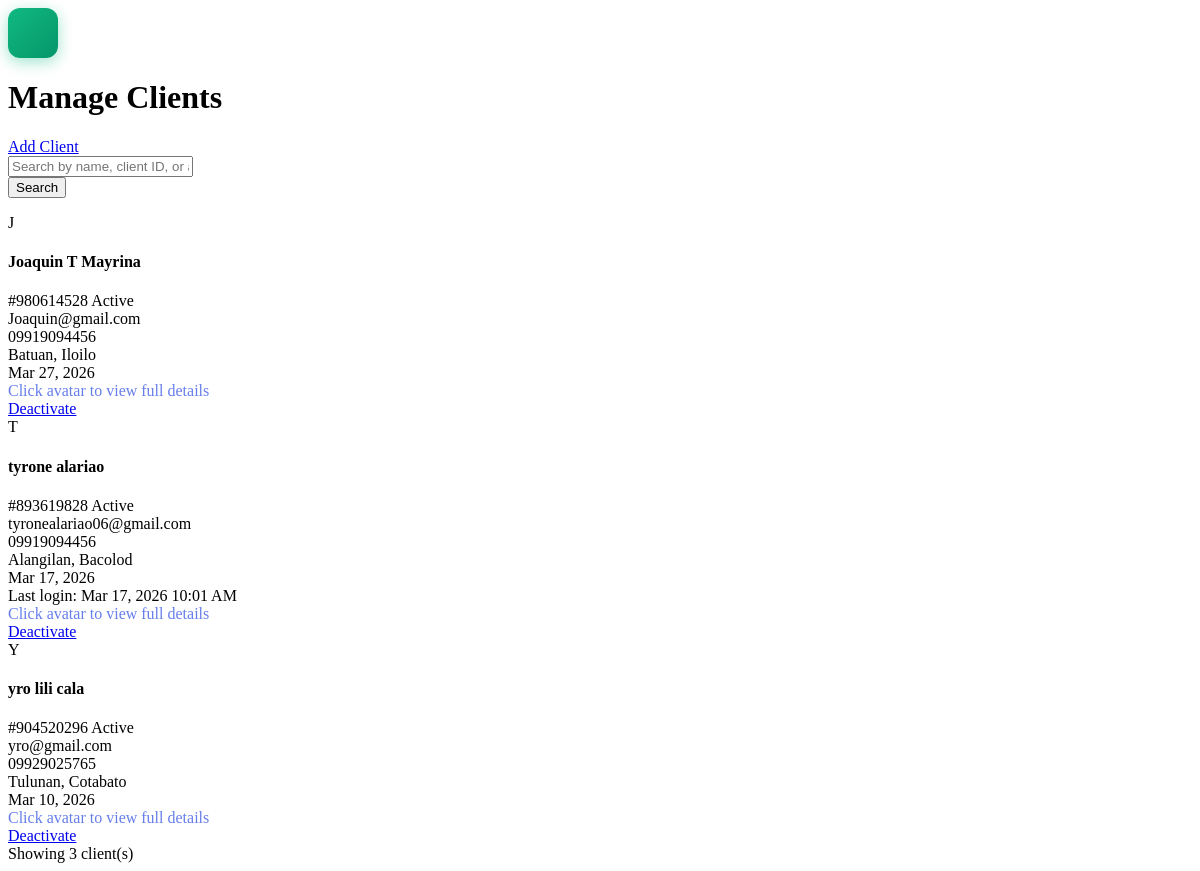
Screenshot of /managecustomer.php (signed in) with the database file from the repository.
### tables this page shows
CREATE TABLE `customers` (
  `customer_number` int(10) NOT NULL,
  `customer_type` int(11) DEFAULT NULL,
  `first_name` varchar(50) NOT NULL,
  `middle_name` varchar(50) DEFAULT NULL,
  `surname` varchar(50) NOT NULL,
  `gender` char(1) NOT NULL,
  `date_of_birth` date NOT NULL,
  `nationality` varchar(50) NOT NULL,
  `registration_date` timestamp NOT NULL DEFAULT current_timestamp() ON UPDATE current_timestamp(),
  `user_id` int(10) DEFAULT NULL,
  `email` varchar(100) DEFAULT NULL,
  `phone` varchar(50) DEFAULT NULL,
  `password` varchar(255) DEFAULT NULL,
  `region` varchar(100) DEFAULT NULL,
  `city` varchar(100) DEFAULT NULL,
  `barangay` varchar(100) DEFAULT NULL,
  `zip_code` varchar(20) DEFAULT NULL,
  `full_address` varchar(255) DEFAULT NULL,
  `municipality` varchar(100) DEFAULT NULL,
  `is_active` tinyint(1) DEFAULT 1,
  `deactivated_date` date DEFAULT NULL,
  `last_login` datetime DEFAULT NULL,
  `emergency_contact_name` varchar(100) DEFAULT NULL,
  `emergency_contact_number` varchar(20) DEFAULT NULL,
  `emergency_contact_relationship` varchar(50) DEFAULT NULL,
  `status` tinyint(1) DEFAULT 1,
  `gov_id_number` varchar(50) DEFAULT '',
  `qr_code` varchar(64) DEFAULT NULL,
  `qr_code_enabled` tinyint(1) DEFAULT 0,
  `gov_id_type` varchar(50) DEFAULT NULL
);

### managecustomer.php (the view, shortened to what this page needs)
<?php
$search = isset($_GET['search']) ? $_GET['search'] : '';
$where = "1=1";
$retrieve = mysqli_query($conn, "SELECT * FROM customers WHERE $where ORDER BY registration_date DESC");
$total = mysqli_num_rows($retrieve);
?>
<body>
  <div class="container-fluid">
    <div class="row">
      <main class="col-md-9 ms-sm-auto col-lg-10 px-md-4">
        <div class="page-title-section mt-3">
          <div class="d-flex align-items-center">
            <div class="report-icon me-3" style="width: 50px; height: 50px; background: linear-gradient(135deg, #10b981 0%, #059669 100%); border-radius: 12px; display: flex; align-items: center; justify-content: center; flex-shrink: 0;">
            </div>
            <h1 class="mb-0">Manage Clients</h1>
          </div>
          <div class="page-actions">
            <a href="addcustomer.php" class="btn btn-primary btn-sm">
              <i class="fas fa-plus"></i> Add Client
            </a>
          </div>
        </div>
        <div class="form-panel mb-4">
          <div class="form-panel-body py-3">
            <form method="GET" action="" class="row g-3 mb-0">
              <div class="col-md-10">
                <div class="input-group">
                  <input type="text" name="search" class="form-control" placeholder="Search by name, client ID, or account ID..." value="<?php echo $search; ?>">
                </div>
              </div>
              <div class="col-md-2">
                <button type="submit" class="btn btn-primary w-100">
                  <i class="fas fa-search"></i> Search
                </button>
              </div>
            </form>
          </div>
        </div>
        <?php if($total > 0): ?>
        <div class="row row-cols-1 row-cols-sm-2 row-cols-lg-3 row-cols-xl-4 g-4">
          <?php
          while ($result = mysqli_fetch_assoc($retrieve)):
            $fullname = $result['first_name'] . ' ' . ($result['middle_name'] ? $result['middle_name'] . ' ' : '') . $result['surname'];
          ?>
          <div class="col">
            <div class="client-card-box">
              <div class="card-top">
                <div class="client-avatar" onclick="showClientModal(<?php echo $result['customer_number']; ?>)" style="cursor: pointer;" title="View Details">
                  <?php echo strtoupper(substr($result['first_name'], 0, 1)); ?>
                </div>
                <div class="client-details">
                  <h4><?php echo htmlspecialchars($fullname); ?></h4>
                  <span class="id">#<?php echo htmlspecialchars($result["customer_number"]); ?></span>
                  <?php $is_active = isset($result["is_active"]) ? $result["is_active"] : 1; ?>
                  <span class="badge <?php echo $is_active ? 'bg-success' : 'bg-danger'; ?> ms-2">
                    <?php echo $is_active ? 'Active' : 'Deactivated'; ?>
                  </span>
                </div>
              </div>
              <div class="card-body-box">
                <div class="info-line">
                  <span><?php echo $result["email"] ?: '-'; ?></span>
                </div>
                <div class="info-line">
                  <span><?php echo $result["phone"] ?: '-'; ?></span>
                </div>
                <div class="info-line">
                  <span>
                    <?php
                      $addr = [];
                      if($result["barangay"]) $addr[] = $result["barangay"];
                      if($result["city"]) $addr[] = $result["city"];
                      echo $addr ? implode(', ', $addr) : '-';
                    ?>
                  </span>
                </div>
                <div class="info-line">
                  <span><?php echo date('M d, Y', strtotime($result["registration_date"])); ?></span>
                </div>
                <?php if(!empty($result["last_login"])): ?>
                <div class="info-line">
                  <span>Last login: <?php echo date('M d, Y g:i A', strtotime($result["last_login"])); ?></span>
                </div>
                <?php endif; ?>
                <div class="info-line">
                  <span style="color: #667eea; font-weight: 500;">Click avatar to view full details</span>
                </div>
                <div class="card-bottom">
                  <?php if($is_active): ?>
                  <a href="app/toggle_customer_status.php?customer_number=<?php echo $result["customer_number"]; ?>&action=deactivate"
                     class="btn btn-warning btn-sm"
                     onclick="var reason=prompt('Enter reason for deactivation (optional):'); if(reason!==null){this.href+='&reason='+encodeURIComponent(reason);return true;}return false;">
                    <i class="fas fa-ban"></i> Deactivate
                  </a>
                  <?php endif; ?>
                </div>
              </div>
            </div>
          </div>
          <?php endwhile; ?>
        </div>
        <div class="mt-4 text-muted small text-center">
          Showing <?php echo $total; ?> client(s)
        </div>
        <?php endif; ?>
      </main>
    </div>
  </div>
</body>

### managecustomer.php (style rules this page uses)
.report-icon { flex-shrink: 0; box-shadow: 0 4px 15px rgba(16, 185, 129, 0.4); animation: slideInLeft 0.5s ease-out forwards; }
.page-title-section h1 { animation: slideInUp 0.5s ease-out 0.1s forwards; opacity: 0; }
.page-actions { animation: slideInRight 0.5s ease-out 0.2s forwards; opacity: 0; }

### rows the page displays
customers: first_name "J", fullname "Joaquin T Mayrina", customer_number "980614528", is_active "Active", email "Joaquin@gmail.com", phone "09919094456", addr "Batuan, Iloilo", registration_date "Mar 27, 2026"
customers: first_name "T", fullname "tyrone alariao", customer_number "893619828", is_active "Active", email "tyronealariao06@gmail.com", phone "09919094456", addr "Alangilan, Bacolod", registration_date "Mar 17, 2026", last_login "Mar 17, 2026 10:01 AM"
customers: first_name "Y", fullname "yro lili cala", customer_number "904520296", is_active "Active", email "yro@gmail.com", phone "09929025765", addr "Tulunan, Cotabato", registration_date "Mar 10, 2026"

### other values shown
$total "3"
